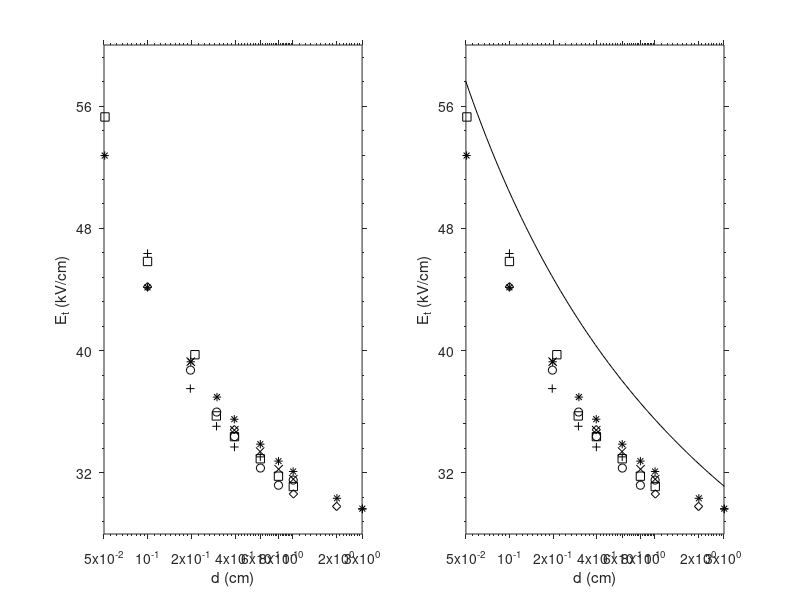
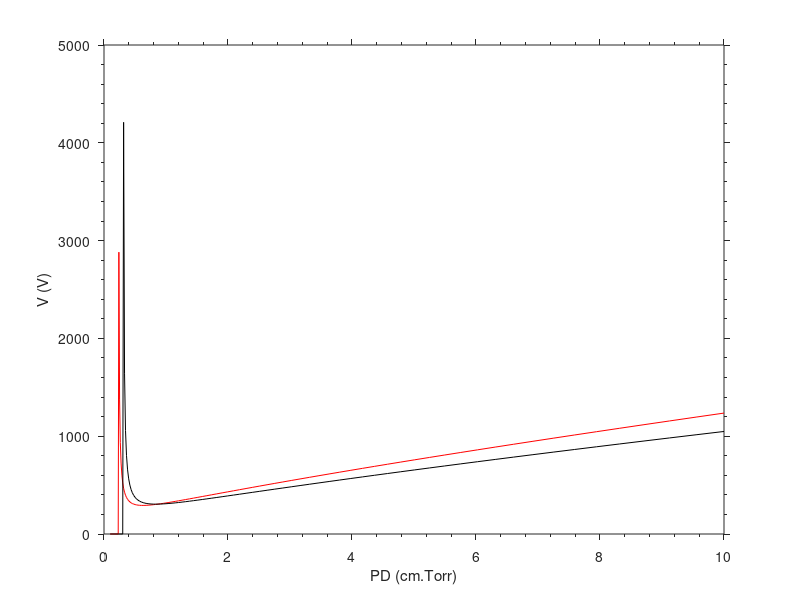

Here is the MATLAB script that generated these plots, in order:
clearvars
close all
clc

load('Raizer1991_orig')
p_g_Torr = 760; % _Torr

R.Crt.Air.R91{1}    = 10.^bl(:,1); % _cm
R.Crt.Air.R91{2}    = 10.^left(:,1); % _cm
R.Crt.Air.R91{3}    = 10.^right(:,1); % _cm
R.Crt.Air.R91{4}    = 10.^solid(:,1); % _cm
R.Crt.Air.R91{5}    = 10.^tr(:,1); % _cm
R.Crt.Air.R91{6}    = 10.^up(:,1); % _cm

pr.Crt.Air.R91{1}   = p_g_Torr*R.Crt.Air.R91{1} ; % _cm_Torr
pr.Crt.Air.R91{2}   = p_g_Torr*R.Crt.Air.R91{2}; % _cm_Torr
pr.Crt.Air.R91{3}   = p_g_Torr*R.Crt.Air.R91{3}; % _cm_Torr
pr.Crt.Air.R91{4}   = p_g_Torr*R.Crt.Air.R91{4}; % _cm_Torr
pr.Crt.Air.R91{5}   = p_g_Torr*R.Crt.Air.R91{5}; % _cm_Torr
pr.Crt.Air.R91{6}   = p_g_Torr*R.Crt.Air.R91{6}; % _cm_Torr

E_cr.Crt.Air.R91{1} = bl(:,2)*1e5; % _V/_m
E_cr.Crt.Air.R91{2} = left(:,2)*1e5; % _V/_m
E_cr.Crt.Air.R91{3} = right(:,2)*1e5; % _V/_m
E_cr.Crt.Air.R91{4} = solid(:,2)*1e5; % _V/_m
E_cr.Crt.Air.R91{5} = tr(:,2)*1e5; % _V/_m
E_cr.Crt.Air.R91{6} = up(:,2)*1e5; % _V/_m


gamma               = 1e-2;
Q                   = 1/gamma+1;
bar                 = 1013.25*1e2; %_Pa
k_B                 = 1.3806e-23; %_m2_kg_s-2_K-1

A.Air.R91           = 15; % 1/(_cm_Torr)
B.Air.R91           = 365; % _V/(_cm_Torr)
C.Air.R91           = log(A.Air.R91/log(1/gamma+1));
n_g.Air             = 2.688e25; %_m-3
T_g.Air             = 1*bar/(k_B*n_g.Air); %_K
p_g.Air             = n_g.Air*k_B*T_g.Air; %_Pa
p_g.Torr.Air        = p_g.Air*760/101325; %_Torr
alpha.Air.R91_th    = @(Ef)A.Air.R91*p_g.Air*exp(-B.Air.R91*p_g.Air./Ef); % _cm^-1
V_cr.Crt.Air.R91_th = @(PD)(PD>log(Q)/A.Air.R91) .* (B.Air.R91*PD./(C.Air.R91+log(PD))); % _V
E_cr.Crt.Air.R91_th = @(D)V_cr.Crt.Air.R91_th(p_g.Torr.Air*D)./(D*1e-2); % _V/_m (D must be in _cm)

A.CO2.R91           = 20; % 1/(_cm_Torr)
B.CO2.R91           = 466; % _V/(_cm_Torr)
C.CO2.R91           = log(A.CO2.R91/log(1/gamma+1));
n_g.CO2             = 1.88863e+23; %_m^-3
T_g.CO2             = 231.2; %_K
p_g.CO2             = n_g.CO2*k_B*T_g.CO2; %_Pa
p_g.Torr.CO2        = p_g.CO2*760/101325; %_Torr

alpha.CO2.R91_th    = @(Ef)A.CO2.R91*p_g.CO2*exp(-B.CO2.R91*p_g.CO2./Ef); % _cm^-1
V_cr.Crt.CO2.R91_th = @(PD)(PD>log(Q)/A.CO2.R91) .* (B.CO2.R91*PD./(C.CO2.R91+log(PD))); % _V
E_cr.Crt.CO2.R91_th = @(D)V_cr.Crt.CO2.R91_th(p_g.Torr.CO2*D)./(D*1e-2); % _V/_m (D must be in _cm)

%% Plots
figure('Name', '[Raizer, 1991, Fig. 7.4]')
subplot(121)
semilogx(...
    10.^bl(:,1)   , bl(:,2)   ,'ko',...
    10.^left(:,1) , left(:,2) ,'k+',...
    10.^right(:,1), right(:,2),'kx',...
    10.^solid(:,1), solid(:,2),'ks',...
    10.^tr(:,1)   , tr(:,2)   ,'kd',...
    10.^up(:,1)   , up(:,2)   ,'k*')

xlabel('d (cm)')
ylabel('E_t (kV/cm)')
xlim([0.05 3])
ylim([28 60])
set(gca,'TickDir','out',...
    'XMinorTick','on','XTick',[.05 .1 .2 .4 .6 .8 1 2 3],...
    'YMinorTick','on','YTick',[32 40 48 56])

subplot(122)
D = logspace(-2,1,101); % _cm_Torr
semilogx(...
    R.Crt.Air.R91{1} , E_cr.Crt.Air.R91{1}     *1e-5 , 'ko' ,...
    R.Crt.Air.R91{2} , E_cr.Crt.Air.R91{2}     *1e-5 , 'k+' ,...
    R.Crt.Air.R91{3} , E_cr.Crt.Air.R91{3}     *1e-5 , 'kx' ,...
    R.Crt.Air.R91{4} , E_cr.Crt.Air.R91{4}     *1e-5 , 'ks' ,...
    R.Crt.Air.R91{5} , E_cr.Crt.Air.R91{5}     *1e-5 , 'kd' ,...
    R.Crt.Air.R91{6} , E_cr.Crt.Air.R91{6}     *1e-5 , 'k*' ,...
    D                , E_cr.Crt.Air.R91_th(D)  *1e-5 , 'k-' )
xlabel('d (cm)')
ylabel('E_t (kV/cm)')
xlim([0.05 3])
ylim([28 60])
set(gca,...
    'TickDir'   ,'out',...
    'XMinorTick','on' ,...
    'YMinorTick','on' ,...
    'XTick',[.05 .1 .2 .4 .6 .8 1 2 3],...
    'YTick',[32 40 48 56])

figure('Name', '[Raizer, 1991, Fig. 7.4]')
PD = logspace(-1,1,101); % _cm_Torr
plot(...
    PD , V_cr.Crt.CO2.R91_th(PD) , 'r-' ,...
    PD , V_cr.Crt.Air.R91_th(PD) , 'k-' )
xlabel('PD (cm.Torr)')
ylabel('V (V)')
set(gca,...
    'TickDir'   ,'out',...
    'XMinorTick','on' ,...
    'YMinorTick','on' )
%% Closing
clearvars -except alpha V_cr E_cr pr R
save('Raizer1991_sorted.mat')